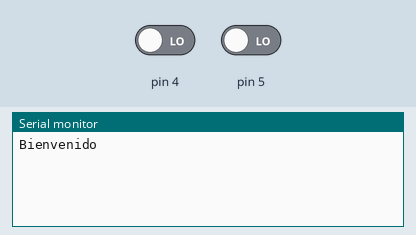
Simulated run of this sketch. Board: Arduino Uno, built with avr-gcc and run on an emulated ATmega328P. On the bench: the last lines printed to the serial monitor. Inputs (shaded band) come from the test bench; at power-on: pin 4 LOW, pin 5 LOW.

Above: at 1.2 s.
1.3 s: pin 4 driven HIGH
At 2.0 s:
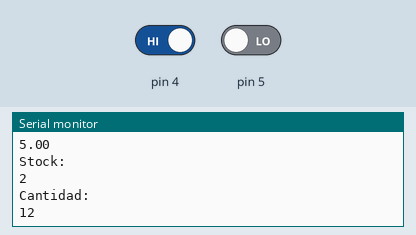
2.9 s: pin 4 driven LOW and pin 5 driven HIGH
At 8.0 s:
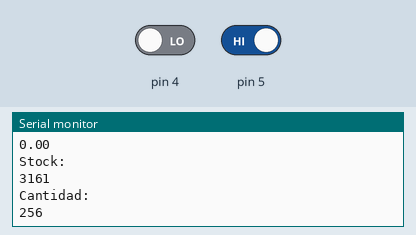
8.6 s: pin 4 driven HIGH
Timing chart, 0 to 11.6 s (numbered marks = the images above; inputs shaded):
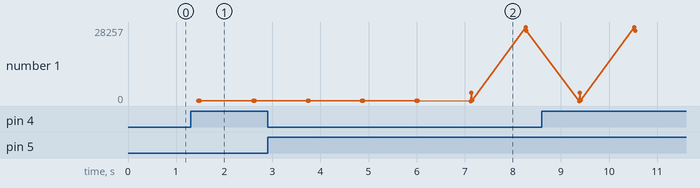

Measured:
- after the input at 1.3 s, the serial monitor: prints a new line after 0.10 s (image 1)
- after the input at 2.9 s, the serial monitor: prints a new line after 4.2 s (image 2)
- plotted number 1: 10 → 26880 after the input at 2.9 s

The sketch:

carlos_ceballos_practica_II.ino
```cpp
/*
   Fundacion Kinal
   Centro educativo tecnico laboral Kinal
   Quinto perito
   Quinto electronica
   Codigo Tecnico: EB5AM / EB5AV
   Curso: Taller de electronica digital y reparacion de computadoras I
   Proyecto: menu de comida
   Dev: Profe. Alejandro Lopez Navas
   Fecha: 13/04/2023
*/

int contador=1;  //Se define una variable, que servira como el contador

struct productos    // estructura de datos
{
  char items[25];   //Definimos el tipo de variable que usaremos
  float precio;
  int stock;
  int cantidad;
};
productos P1 = {"poporopos",15.00,14,18.50};  //Estos son nuestros productos los cuales son parte del struc: productos
productos P2 = {"tortrix",1.00,5,10};
productos P3 = {"ruffitas",5.00,2,12};
productos P4 = {"Azucaritas",30.00,10,10};
productos chucherias []= {P1,P2,P3,P4}; // Aqui definimos cuantos productos tenemos a partir de los datos anteriores

void setup() {
  pinMode(4, INPUT);
  pinMode(5, INPUT);
  Serial.begin(9600);
                    //Menu de inicio

  Serial.println("Bienvenido");
}
void loop() {

         if(digitalRead(4)==HIGH) //DigitalRead leera si el pin 4 esta prendido o apagado
                                    // y el If hace que si el boton esta en HIGH
                                    //se ejecutara lo que se encuentra entre llaves{}
          {
            delay(100); // antirebote
         contador++;
          if(contador>4) contador=0;

          Serial.println("Productos disponibles");
          Serial.println("Nombre De Producto:");
          Serial.println(chucherias[contador].items);  //Es el struct con la variables
          Serial.println("Precio:");
          Serial.println(chucherias[contador].precio);
          Serial.println("Stock:");
          Serial.println(chucherias[contador].stock);
          Serial.println("Cantidad:");
          Serial.println(chucherias[contador].cantidad);
          delay(1000);
    }

     if(digitalRead(5)==HIGH)      //DigitalRead leera si pin 5 esta prendido o apagado
                                    // y el If hace que si el boton esta en HIGH
                                    //se ejecutara lo que se encuentra entre llaves{}
     {
      delay(100); //es el antirebote
      contador--;

      if(contador<-2)  contador=3;
          Serial.println("Productos disponibles");
          Serial.println("Nombre De Producto:");
          Serial.println(chucherias[contador].items); //Es el struct con la variables
          Serial.println("Precio:");
          Serial.println(chucherias[contador].precio);
          Serial.println("Stock:");
          Serial.println(chucherias[contador].stock);
          Serial.println("Cantidad:");
          Serial.println(chucherias[contador].cantidad);
          delay(1000);

     }
}
```
